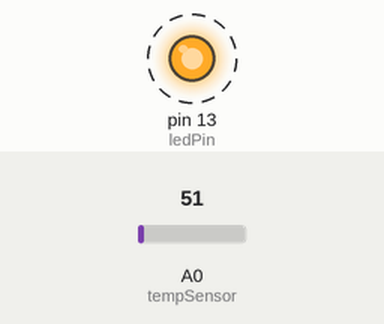
Simulated run of this sketch. Board: Arduino Uno, built with avr-gcc and run on an emulated ATmega328P. On the bench: output pins drawn as LEDs (lit = HIGH). Dashed ring = blinking. Inputs (shaded band) come from the test bench; at power-on: A0 (tempSensor) = 51. What the sketch prints to the serial monitor is not drawn.

Above: at 0.1 s.
Timing chart, 0 to 3.0 s (numbered marks = the images above):
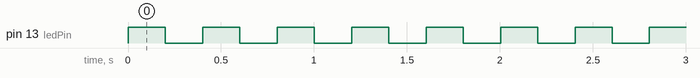

Measured:
- by itself, pin 13 (ledPin): alternates HIGH for 0.20 s and LOW for 0.20 s

The sketch:

temp_sensor_analog.ino
```cpp
#include <Arduino.h>

#define tempSensor A0    // select the input pin for the potentiometer
#define ledPin  13      // select the pin for the LED
int sensorValue = 0;  // variable to store the value coming from the sensor

void setup() {
  pinMode(ledPin, OUTPUT);  // declare the ledPin as an OUTPUT
  Serial.begin(9600);
}

void loop() {
  sensorValue = analogRead(tempSensor);    // read the value from the sensor:
  Serial.println(sensorValue);            //Write the value of the sensor
  digitalWrite(ledPin, HIGH);
  delay(200);                     // stop the program for 100 milliseconds:
  sensorValue = analogRead(tempSensor);    // read the value from the sensor:
  Serial.println(sensorValue);            //Write the value of the sensor
  digitalWrite(ledPin, LOW);
  delay(200);                     // stop the program for 100 milliseconds:
}
```
